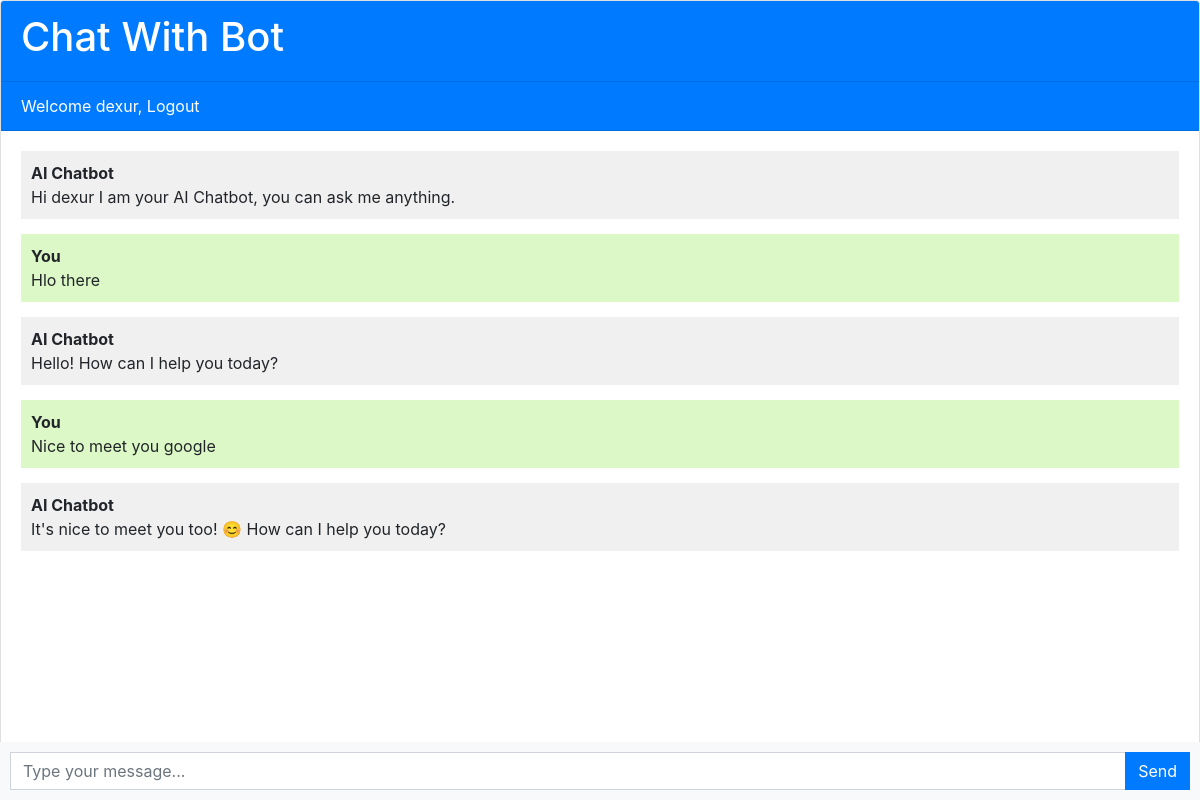
Screenshot of / (signed in) with the database file from the repository.
### chatbot/models.py (models this page shows, shortened)
class Chat(models.Model):
    user = models.ForeignKey(User,on_delete=models.CASCADE)
    message = models.TextField()
    response = models.TextField()
    created_at = models.DateTimeField(auto_now_add=True)

### chatbot/views.py (the view)
# urls.py: path('',views.chatbot,name='chatbot'),
def chatbot(request):
    if not request.user.is_authenticated:
        return redirect('register')
    chats = Chat.objects.filter(user = request.user)
    if request.method == 'POST':
        message = request.POST.get('message')
        response = ask_openai(message)
        chat = Chat(user = request.user,message = message,response=response,created_at=timezone.now())
        chat.save()
        return JsonResponse({'message':message,'response':response})
    return render(request,'chatbot.html',{'chats':chats})

### templates/chatbot.html (shortened to what this page needs)
{% extends 'base.html' %}
{% block content %}
<div class="chat-container">
  <div class="card flex-grow-1">
    <div class="card-header bg-primary text-white"><h1>Chat With Bot</h1></div>
    {% if user.is_authenticated %}
        <div class="card-header bg-primary text-white">Welcome {{ user.username }}, <a style="color: white;" href="{% url 'logout' %}">Logout</a></div>
    {% else %}
        <div class="card-header bg-primary text-white"><a style="color: white;" href="{% url 'login' %}">login</a></div>
        <div class="card-header bg-primary text-white"><a style="color: white;" href="{% url 'register' %}">register</a></div>
    {% endif %}
    <div class="card-body messages-box">
      <ul class="list-unstyled messages-list">
        <li class="message received">
          <div class="message-text">
            <div class="message-sender">
              <b>AI Chatbot</b>
            </div>
            <div class="message-content">
              Hi {{ user.username }} I am your AI Chatbot, you can ask me anything.
            </div>
          </div>
        </li>
        {% for chat in chats %}
          {% if chat.user == request.user %}
          <li class="message sent">
            <div class="message-text">
              <div class="message-sender">
                <b>You</b>
              </div>
              <div class="message-content">
                {{chat.message}}
              </div>
            </div>
          </li>
          <li class="message received">
            <div class="message-text">
              <div class="message-sender">
                <b>AI Chatbot</b>
              </div>
              <div class="message-content">
                {{chat.response}}
              </div>
            </div>
          </li>
          {% endif %}
        {% endfor %}
      </ul>
    </div>
    <br><br>
    <br><br>
    <br><br>
  </div>
  <form class="message-form">
    <div class="input-group">
      <input type="text" class="form-control message-input" placeholder="Type your message...">
      <div class="input-group-append">
        <button type="submit" class="btn btn-primary btn-send">Send</button>
      </div>
    </div>
  </form>
</div>
{% endblock %}

### templates/chatbot.html (style rules this page uses)
body, html { height: 100%; }
.messages-box { flex: 1; overflow-y: auto; }
.messages-list { padding-left: 0; }
.message { margin-bottom: 15px; list-style: none; }
.message-text { padding: 10px; border-radius: 5px; }
.sent { background-color: #dcf8c6; align-self: flex-end; }
.received { background-color: #f1f0f0; align-self: flex-start; }
.message-form { display: flex; position: fixed; bottom: 0; left: 0; right: 0; padding: 10px; background-color: #f8f9fa; }
.message-input { flex: 1; border-radius: 0; border-right: none; }
.btn-send { border-radius: 0; }
.chat-container { height: 100%; display: flex; flex-direction: column; }

### rows the page displays
Chat: message "Hlo there", response "Hello! How can I help you today?"
Chat: message "Nice to meet you google", response "It's nice to meet you too! 😊 How can I help you today?"

### other values shown
{{ user.username }} "dexur"
